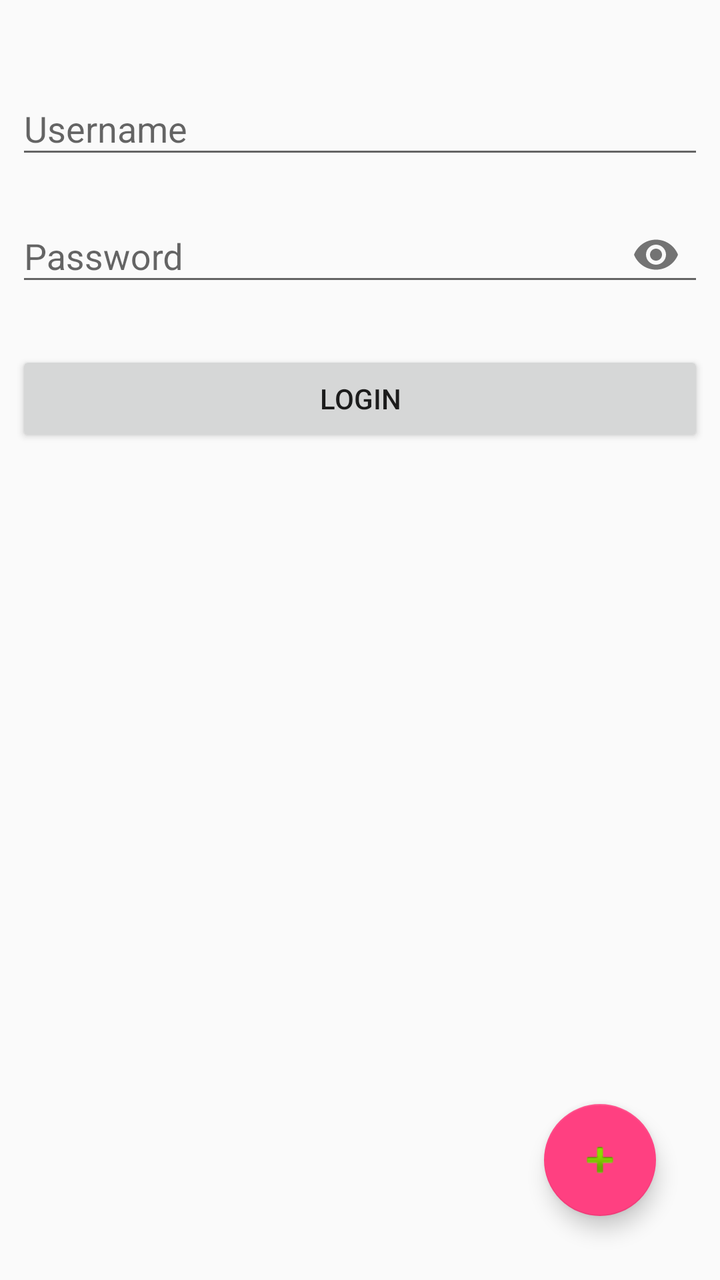
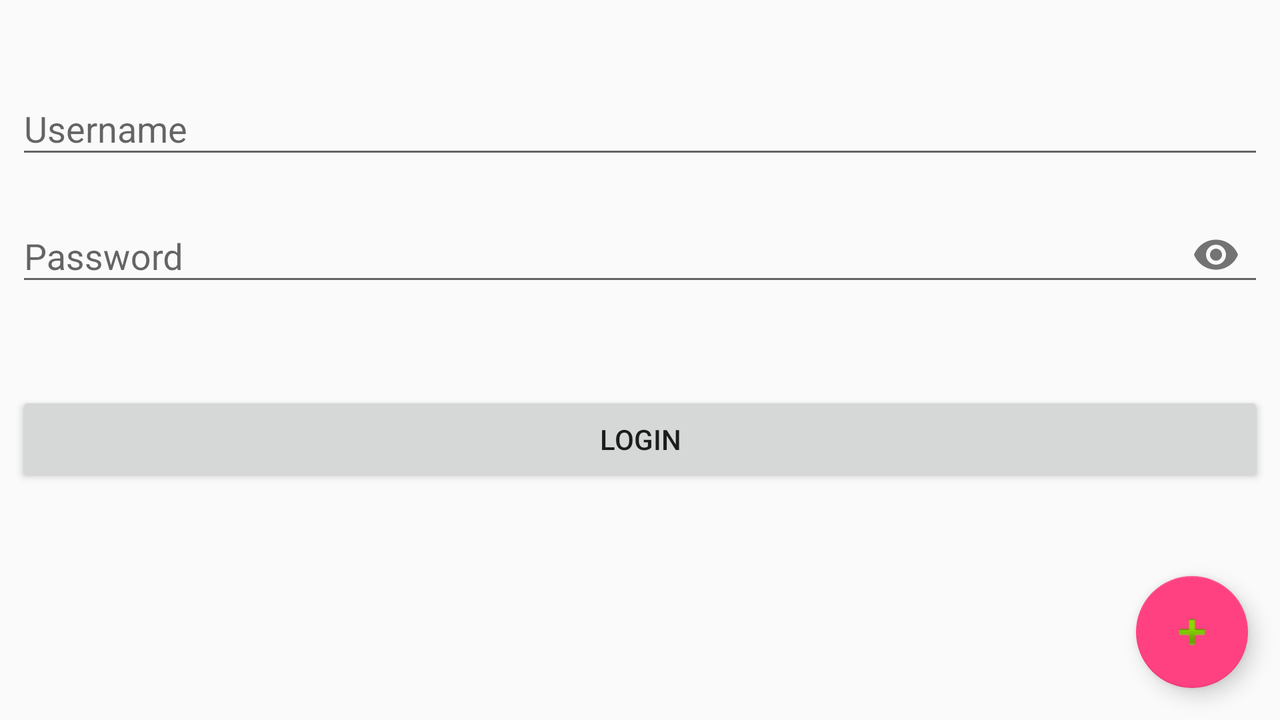

Compare how this app lays out the same screen by default and in its alternative resource folder. The renders come first, then the two layout files and the values they reference.
<!-- AndroidManifest.xml: application theme AppTheme -->
<!-- res/layout/fragment_login.xml -->
<?xml version="1.0" encoding="utf-8"?>
<android.support.constraint.ConstraintLayout xmlns:android="http://schemas.android.com/apk/res/android"
    xmlns:app="http://schemas.android.com/apk/res-auto"
    xmlns:tools="http://schemas.android.com/tools"
    android:layout_width="match_parent"
    android:layout_height="match_parent">

    <android.support.constraint.ConstraintLayout
        android:id="@+id/login_form"
        android:layout_width="0dp"
        android:layout_height="0dp"
        app:layout_constraintBottom_toBottomOf="parent"
        app:layout_constraintEnd_toEndOf="parent"
        app:layout_constraintHorizontal_bias="0.0"
        app:layout_constraintStart_toStartOf="parent"
        app:layout_constraintTop_toTopOf="parent">

        <android.support.design.widget.FloatingActionButton
            android:id="@+id/add_userbtn"
            android:layout_width="wrap_content"
            android:layout_height="wrap_content"
            android:layout_marginBottom="32dp"
            android:layout_marginEnd="32dp"
            android:clickable="true"
            app:layout_constraintBottom_toBottomOf="parent"
            app:layout_constraintEnd_toEndOf="parent"
            app:srcCompat="@android:drawable/ic_input_add"
            android:focusable="true" />

        
        <Button
            android:id="@+id/login_btn"
            android:layout_width="0dp"
            android:layout_height="wrap_content"
            android:layout_marginEnd="8dp"
            android:layout_marginStart="8dp"
            android:layout_marginTop="24dp"
            android:text="@string/login"
            app:layout_constraintEnd_toEndOf="parent"
            app:layout_constraintHorizontal_bias="0.0"
            app:layout_constraintStart_toStartOf="parent"
            app:layout_constraintTop_toBottomOf="@+id/textInputLayout3" />

        <android.support.design.widget.TextInputLayout
            android:id="@+id/textInputLayout3"
            android:layout_width="0dp"
            android:layout_height="wrap_content"
            android:layout_marginEnd="8dp"
            android:layout_marginStart="8dp"
            android:layout_marginTop="8dp"
            app:layout_constraintEnd_toEndOf="parent"
            app:layout_constraintStart_toStartOf="parent"
            app:layout_constraintTop_toBottomOf="@+id/textInputLayout2"
            app:passwordToggleEnabled="true">

            <android.support.design.widget.TextInputEditText
                android:id="@+id/user_pass"
                android:layout_width="match_parent"
                android:layout_height="wrap_content"
                android:hint="@string/password"
                android:inputType="textPassword"
                android:singleLine="true" />
        </android.support.design.widget.TextInputLayout>

        <android.support.design.widget.TextInputLayout
            android:id="@+id/textInputLayout2"
            android:layout_width="0dp"
            android:layout_height="wrap_content"
            android:layout_marginEnd="8dp"
            android:layout_marginStart="8dp"
            android:layout_marginTop="32dp"
            app:layout_constraintEnd_toEndOf="parent"
            app:layout_constraintHorizontal_bias="0.0"
            app:layout_constraintStart_toStartOf="parent"
            app:layout_constraintTop_toTopOf="parent">

            <android.support.design.widget.TextInputEditText
                android:id="@+id/user_name"
                android:layout_width="match_parent"
                android:layout_height="wrap_content"
                android:hint="@string/username"
                android:singleLine="true" />
        </android.support.design.widget.TextInputLayout>
    </android.support.constraint.ConstraintLayout>

    
    <ProgressBar
        android:id="@+id/progressBar"
        style="?android:attr/progressBarStyleLarge"
        android:layout_width="wrap_content"
        android:layout_height="wrap_content"
        android:layout_marginBottom="8dp"
        android:layout_marginEnd="8dp"
        android:layout_marginStart="8dp"
        android:layout_marginTop="8dp"
        android:visibility="gone"
        app:layout_constraintBottom_toBottomOf="parent"
        app:layout_constraintEnd_toEndOf="parent"
        app:layout_constraintStart_toStartOf="parent"
        app:layout_constraintTop_toTopOf="parent" />

</android.support.constraint.ConstraintLayout>
<!-- resources referenced by this layout -->
<resources>
  <string name="login">Login</string>
  <string name="password">Password</string>
  <string name="username">Username</string>
  <style name="AppTheme" parent="Theme.AppCompat.Light.DarkActionBar">
          
          <item name="colorPrimary">@color/colorPrimary</item>
          <item name="colorPrimaryDark">@color/colorPrimaryDark</item>
          <item name="colorAccent">@color/colorAccent</item>
          
      </style>
  <color name="colorPrimary">#3f51b5</color>
  <color name="colorPrimaryDark">#303F9F</color>
  <color name="colorAccent">#FF4081</color>
</resources>
<!-- res/layout-land/fragment_login.xml (the repository's variant of the layout above) -->
<!-- drawn on the phone turned sideways -->
<?xml version="1.0" encoding="utf-8"?>
<android.support.constraint.ConstraintLayout xmlns:android="http://schemas.android.com/apk/res/android"
    xmlns:app="http://schemas.android.com/apk/res-auto"
    xmlns:tools="http://schemas.android.com/tools"
    android:layout_width="match_parent"
    android:layout_height="match_parent">

    <android.support.constraint.ConstraintLayout
        android:id="@+id/login_form"
        android:layout_width="0dp"
        android:layout_height="0dp"
        app:layout_constraintBottom_toBottomOf="parent"
        app:layout_constraintEnd_toEndOf="parent"
        app:layout_constraintHorizontal_bias="0.0"
        app:layout_constraintStart_toStartOf="parent"
        app:layout_constraintTop_toTopOf="parent">

        <android.support.design.widget.FloatingActionButton
            android:id="@+id/add_userbtn"
            android:layout_width="wrap_content"
            android:layout_height="wrap_content"
            android:layout_marginBottom="16dp"
            android:layout_marginEnd="16dp"
            android:clickable="true"
            app:layout_constraintBottom_toBottomOf="parent"
            app:layout_constraintEnd_toEndOf="parent"
            app:srcCompat="@android:drawable/ic_input_add" />

        <Button
            android:id="@+id/login_btn"
            android:layout_width="0dp"
            android:layout_height="wrap_content"
            android:layout_marginEnd="8dp"
            android:layout_marginStart="8dp"
            android:text="Login"
            app:layout_constraintBottom_toTopOf="@+id/add_userbtn"
            app:layout_constraintEnd_toEndOf="parent"
            app:layout_constraintHorizontal_bias="0.5"
            app:layout_constraintStart_toStartOf="parent"
            app:layout_constraintTop_toBottomOf="@+id/textInputLayout3" />

        <android.support.design.widget.TextInputLayout
            android:id="@+id/textInputLayout3"
            android:layout_width="0dp"
            android:layout_height="wrap_content"
            android:layout_marginEnd="8dp"
            android:layout_marginStart="8dp"
            android:layout_marginTop="8dp"
            app:layout_constraintEnd_toEndOf="parent"
            app:layout_constraintStart_toStartOf="parent"
            app:layout_constraintTop_toBottomOf="@+id/textInputLayout2"
            app:passwordToggleEnabled="true">

            <android.support.design.widget.TextInputEditText
                android:id="@+id/user_pass"
                android:layout_width="match_parent"
                android:layout_height="wrap_content"
                android:hint="Password"
                android:inputType="textPassword"
                android:singleLine="true" />
        </android.support.design.widget.TextInputLayout>

        <android.support.design.widget.TextInputLayout
            android:id="@+id/textInputLayout2"
            android:layout_width="0dp"
            android:layout_height="wrap_content"
            android:layout_marginEnd="8dp"
            android:layout_marginStart="8dp"
            android:layout_marginTop="32dp"
            app:layout_constraintEnd_toEndOf="parent"
            app:layout_constraintHorizontal_bias="0.0"
            app:layout_constraintStart_toStartOf="parent"
            app:layout_constraintTop_toTopOf="parent">

            <android.support.design.widget.TextInputEditText
                android:id="@+id/user_name"
                android:layout_width="match_parent"
                android:layout_height="wrap_content"
                android:hint="Username"
                android:singleLine="true" />
        </android.support.design.widget.TextInputLayout>
    </android.support.constraint.ConstraintLayout>

    <ProgressBar
        android:id="@+id/progressBar"
        style="?android:attr/progressBarStyleLarge"
        android:layout_width="wrap_content"
        android:layout_height="wrap_content"
        android:layout_marginBottom="8dp"
        android:layout_marginEnd="8dp"
        android:layout_marginStart="8dp"
        android:layout_marginTop="8dp"
        android:visibility="gone"
        app:layout_constraintBottom_toBottomOf="parent"
        app:layout_constraintEnd_toEndOf="parent"
        app:layout_constraintStart_toStartOf="parent"
        app:layout_constraintTop_toTopOf="parent" />

</android.support.constraint.ConstraintLayout>
<!-- resources referenced by the variant -->
<!-- as the phone turned sideways resolves them -->
<resources>
  <style name="AppTheme" parent="Theme.AppCompat.Light.DarkActionBar">
          
          <item name="colorPrimary">@color/colorPrimary</item>
          <item name="colorPrimaryDark">@color/colorPrimaryDark</item>
          <item name="colorAccent">@color/colorAccent</item>
          
      </style>
  <color name="colorPrimary">#3f51b5</color>
  <color name="colorPrimaryDark">#303F9F</color>
  <color name="colorAccent">#FF4081</color>
</resources>
